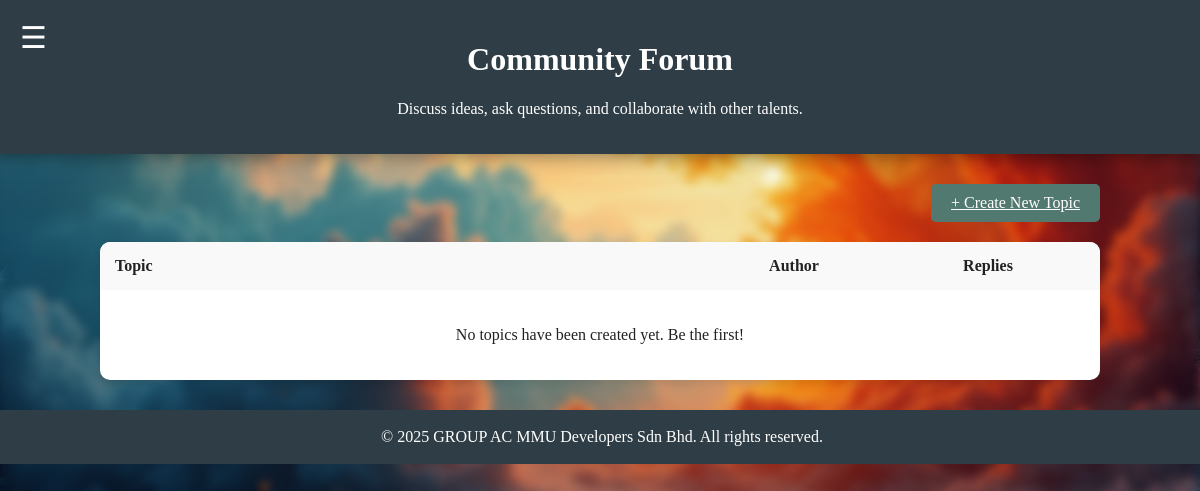
The app's page /forum.php, older data.
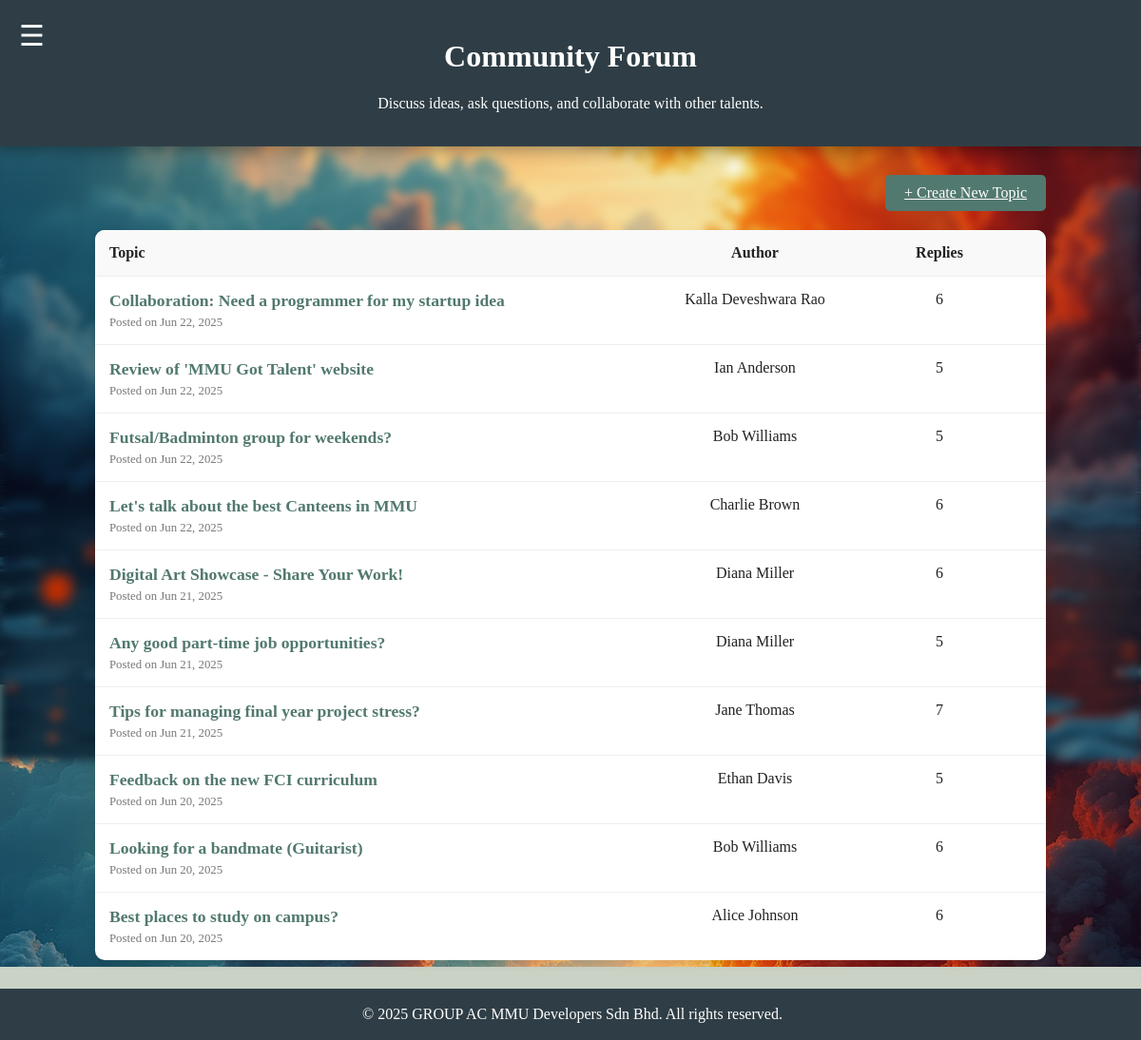
The same page, newer data.
### tables this page shows
CREATE TABLE `forum_topics` (
  `topic_id` int(11) NOT NULL,
  `topic_subject` varchar(255) NOT NULL,
  `topic_content` text NOT NULL,
  `topic_date` datetime NOT NULL DEFAULT current_timestamp(),
  `user_id` int(11) NOT NULL
);

CREATE TABLE `users` (
  `user_id` int(11) NOT NULL,
  `name` varchar(100) DEFAULT NULL,
  `email` varchar(100) DEFAULT NULL,
  `phone_number` varchar(20) DEFAULT NULL,
  `password` varchar(255) DEFAULT NULL,
  `role` enum('student','admin') DEFAULT 'student',
  `created_at` timestamp NOT NULL DEFAULT current_timestamp(),
  `student_id` varchar(50) DEFAULT NULL,
  `faculty` varchar(100) DEFAULT NULL,
  `date_of_birth` date DEFAULT NULL,
  `about_me` text DEFAULT NULL,
  `profile_picture` varchar(255) DEFAULT 'default_avatar.png'
);

### forum.php (the view, shortened to what this page needs)
<?php
require 'connection.php';
require 'header.php';
$query = "SELECT t.topic_id, t.topic_subject, t.topic_date, u.name as author,
          (SELECT COUNT(*) FROM forum_posts WHERE topic_id = t.topic_id) as reply_count
          FROM forum_topics t
          JOIN users u ON t.user_id = u.user_id
          ORDER BY t.topic_date DESC";
$topics_result = $conn->query($query);
?>
<body>
    <?php require 'navbar.php'; ?>
    <div id="main-content">
        <div class="title-container">
            <h1>Community Forum</h1>
            <p style="color:white;">Discuss ideas, ask questions, and collaborate with other talents.</p>
        </div>
        <div class="forum-container" style="max-width: 1000px; margin: 30px auto;">
            <div style="display: flex; justify-content: flex-end; margin-bottom: 20px;">
                <a href="create_topic.php" class="form-button" style="width: auto; padding: 10px 20px;">+ Create New Topic</a>
            </div>
            <div class="topics-list" style="background-color: #fff; border-radius: 10px; box-shadow: 0 4px 8px rgba(0,0,0,0.1); overflow: hidden;">
                <div class="topics-header" style="background-color: #f9f9f9; padding: 15px; display: flex; font-weight: bold;">
                    <div style="flex: 3;">Topic</div>
                    <div style="flex: 1; text-align: center;">Author</div>
                    <div style="flex: 1; text-align: center;">Replies</div>
                </div>
                <?php if ($topics_result->num_rows > 0): ?>
                    <?php while ($topic = $topics_result->fetch_assoc()): ?>
                        <div class="topic-item" style="padding: 15px; display: flex; border-top: 1px solid #eee;">
                            <div style="flex: 3;">
                                <a href="view_topic.php?id=<?php echo $topic['topic_id']; ?>" style="text-decoration: none; color: var(--color-primary); font-weight: bold; font-size: 1.1em;">
                                    <?php echo htmlspecialchars($topic['topic_subject']); ?>
                                </a>
                                <p style="margin: 5px 0 0 0; font-size: 0.8em; color: #777;">Posted on <?php echo date('M d, Y', strtotime($topic['topic_date'])); ?></p>
                            </div>
                            <div style="flex: 1; text-align: center;"><?php echo htmlspecialchars($topic['author']); ?></div>
                            <div style="flex: 1; text-align: center;"><?php echo $topic['reply_count']; ?></div>
                        </div>
                    <?php endwhile; ?>
                <?php else: ?>
                    <p style="padding: 20px; text-align: center;">No topics have been created yet. Be the first!</p>
                <?php endif; ?>
            </div>
        </div>
    </div>
    <?php require 'footer.php'; ?>
</body>
</html>

### header.php (shortened to what this page needs)
<!DOCTYPE html>
<html lang="en">
<head>
    <link rel="stylesheet" type="text/css" href="css/style.css">
</head>

### navbar.php (shortened to what this page needs)
<span id="openBtn"><a href="#" onclick="openNavBar()">☰</a></span>

### footer.php
<footer>
    <div class="footer-container">
        <div class="footer-content">
            <p>&copy; <?php echo date('Y') ?> GROUP AC MMU Developers Sdn Bhd. All rights reserved.</p>
        </div>
    </div>
</footer>

### css/style.css (style rules this page uses)
:root { --color-bg: #CAD2C5; --color-surface: #84A98C; --color-primary: #52796F; --color-text: #354F52; --color-title: #2F3E46; }
body { background-image: url("../css/background/background_image_2.png"); background-color: var(--color-bg); color: #222; margin: 0; padding: 0; }
body::before { content: ""; position: fixed; background-image: url("../css/background/background_image_2.png"); background-size: cover; top: 0; left: 0; height: 100vh; width: 100vw; z-index: -1; filter: blur(5px); }
.title-container { background-color: var(--color-title); font-family: "Copperplate Gothic", "Copperplate", fantasy; color: white; padding: 20px; text-align: center; box-shadow: 0 0px 20px rgba(0, 0, 0, 0.5); }
#openBtn { font-size: 30px; position: absolute; top: 20px; left: 20px; }
#openBtn a { color: white; text-decoration: none; }
footer { background-color: var(--color-title); color: white; padding: 2px; text-align: center; position: static; bottom: 10px; width: 100%; }
.form-button { width: 100%; padding: 10px; font-size: 1rem; background-color: var(--color-primary); color: white; border: none; border-radius: 5px; cursor: pointer; transition: background-color 0.3s ease; display: block; margin: 0; }

Row changes from the older to the newer data that the page shows:
added forum_topics: topic_subject "Collaboration: Need a programmer for my startup idea", topic_date "Jun 22, 2025", user.name "Kalla Deveshwara Rao", reply_count "6"
added forum_topics: topic_subject "Review of 'MMU Got Talent' website", topic_date "Jun 22, 2025", user.name "Ian Anderson", reply_count "5"
added forum_topics: topic_subject "Futsal/Badminton group for weekends?", topic_date "Jun 22, 2025", user.name "Bob Williams", reply_count "5"
added forum_topics: topic_subject "Let's talk about the best Canteens in MMU", topic_date "Jun 22, 2025", user.name "Charlie Brown", reply_count "6"
added forum_topics: topic_subject "Digital Art Showcase - Share Your Work!", topic_date "Jun 21, 2025", user.name "Diana Miller", reply_count "6"
added forum_topics: topic_subject "Any good part-time job opportunities?", topic_date "Jun 21, 2025", user.name "Diana Miller", reply_count "5"
added forum_topics: topic_subject "Tips for managing final year project stress?", topic_date "Jun 21, 2025", user.name "Jane Thomas", reply_count "7"
added forum_topics: topic_subject "Feedback on the new FCI curriculum", topic_date "Jun 20, 2025", user.name "Ethan Davis", reply_count "5"
added forum_topics: topic_subject "Looking for a bandmate (Guitarist)", topic_date "Jun 20, 2025", user.name "Bob Williams", reply_count "6"
added forum_topics: topic_subject "Best places to study on campus?", topic_date "Jun 20, 2025", user.name "Alice Johnson", reply_count "6"
Text that changed along with them:
text no longer shown: "No topics have been created yet. Be the first!"
